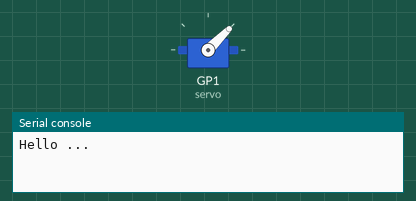
Recording of a program running on a simulated Raspberry Pi Pico running MicroPython. Shown: servo, the last lines printed to the serial console. Servo angles are drawn from the pulse width (0.5 ms = 0°, 2.5 ms = 180°). At 33.9 s the program stops and its outputs stay as they are.

Above: at 0.05 s.
At 2.0 s:
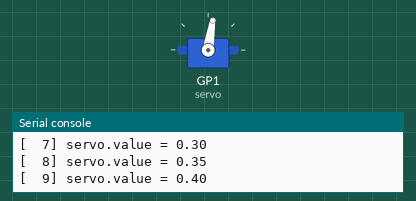
At 4.9 s:
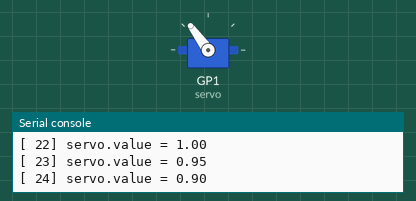
At 7.8 s:
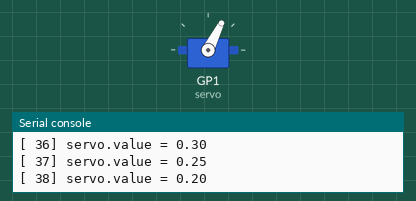
Timing chart, 0 to 10.9 s (numbered marks = the images above):
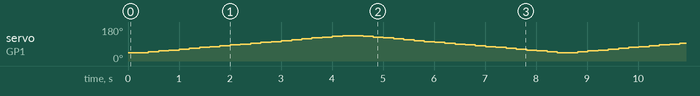

The program:

servo_angle.py
```python
from picozero import Servo  # picozero 라이브러리에서 Servo 클래스 임포트
from time import sleep  # time 라이브러리에서 sleep 함수 임포트

# 프로그램 시작 메시지
print("Hello ...\n")

# 핀 1에 연결된 서보 객체 생성 및 초기값 설정
servo = Servo(1)
servo.value = 0  # 서보 위치를 0으로 설정 (최소 각도)

duration = 0.2 # 정지 시간
sleep(duration)  # 대기

# 서보 위치를 점진적으로 0에서 1까지 증가시키는 루프
count = 0 # 실행 횟수
values = list( range(0, 101, 5) ) # 서보 위치 값
for value in ( values + values[::-1] )*4 : # 서보의 최소/최대 위치를 4번 왕복
    count += 1 # 실행 횟수 증가
    servo.value = value/100  # 서보 위치를 0.0에서 1.0까지 설정
    print(f"[{count:3d}] servo.value = {servo.value:4.2f}")  # 현재 서보 위치 출력
    sleep(duration)  # 대기
pass

# 서보 모터 종료
servo.off()  # 서보 모터의 PWM 신호를 종료
servo.close()  # PWM을 해제하여 핀 초기화

# 프로그램 종료 메시지
print("\nGood bye!")
```
